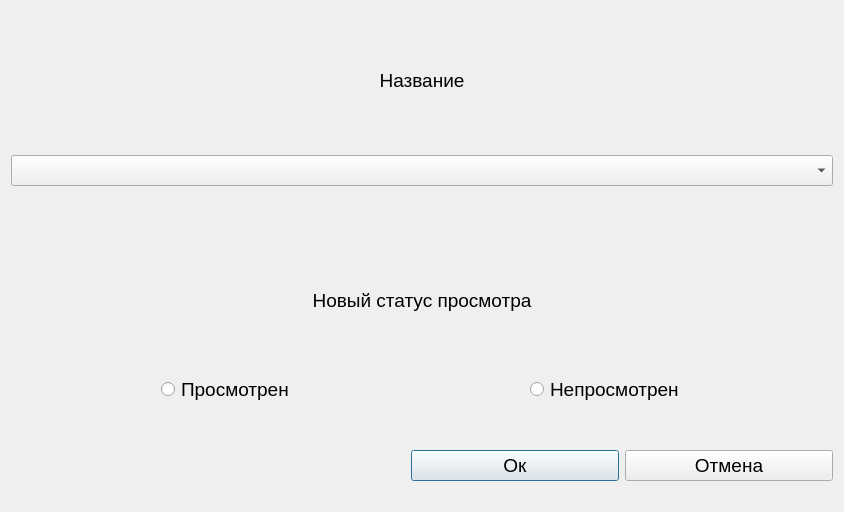
<?xml version="1.0" encoding="UTF-8"?>
<ui version="4.0">
 <class>Dialog_change1</class>
 <widget class="QDialog" name="Dialog_change1">
  <property name="geometry">
   <rect>
    <x>0</x>
    <y>0</y>
    <width>844</width>
    <height>512</height>
   </rect>
  </property>
  <property name="windowTitle">
   <string>Dialog</string>
  </property>
  <layout class="QVBoxLayout" name="verticalLayout">
   <item>
    <widget class="QLabel" name="label">
     <property name="font">
      <font>
       <pointsize>14</pointsize>
      </font>
     </property>
     <property name="text">
      <string>Название</string>
     </property>
     <property name="alignment">
      <set>Qt::AlignCenter</set>
     </property>
    </widget>
   </item>
   <item>
    <widget class="QComboBox" name="Dia_name">
     <property name="enabled">
      <bool>true</bool>
     </property>
     <property name="font">
      <font>
       <pointsize>14</pointsize>
      </font>
     </property>
    </widget>
   </item>
   <item>
    <spacer name="verticalSpacer">
     <property name="orientation">
      <enum>Qt::Vertical</enum>
     </property>
     <property name="sizeType">
      <enum>QSizePolicy::Fixed</enum>
     </property>
     <property name="sizeHint" stdset="0">
      <size>
       <width>20</width>
       <height>40</height>
      </size>
     </property>
    </spacer>
   </item>
   <item>
    <widget class="QLabel" name="label_2">
     <property name="font">
      <font>
       <pointsize>14</pointsize>
      </font>
     </property>
     <property name="text">
      <string>Новый статус просмотра</string>
     </property>
     <property name="alignment">
      <set>Qt::AlignCenter</set>
     </property>
    </widget>
   </item>
   <item>
    <layout class="QHBoxLayout" name="horizontalLayout">
     <item>
      <spacer name="horizontalSpacer_2">
       <property name="orientation">
        <enum>Qt::Horizontal</enum>
       </property>
       <property name="sizeType">
        <enum>QSizePolicy::Fixed</enum>
       </property>
       <property name="sizeHint" stdset="0">
        <size>
         <width>150</width>
         <height>20</height>
        </size>
       </property>
      </spacer>
     </item>
     <item>
      <widget class="QRadioButton" name="Dia_w">
       <property name="font">
        <font>
         <pointsize>14</pointsize>
        </font>
       </property>
       <property name="layoutDirection">
        <enum>Qt::LeftToRight</enum>
       </property>
       <property name="text">
        <string>Просмотрен</string>
       </property>
      </widget>
     </item>
     <item>
      <spacer name="horizontalSpacer_4">
       <property name="orientation">
        <enum>Qt::Horizontal</enum>
       </property>
       <property name="sizeType">
        <enum>QSizePolicy::Fixed</enum>
       </property>
       <property name="sizeHint" stdset="0">
        <size>
         <width>100</width>
         <height>20</height>
        </size>
       </property>
      </spacer>
     </item>
     <item>
      <widget class="QRadioButton" name="Dia_unw">
       <property name="font">
        <font>
         <pointsize>14</pointsize>
        </font>
       </property>
       <property name="text">
        <string>Непросмотрен</string>
       </property>
      </widget>
     </item>
     <item>
      <spacer name="horizontalSpacer_3">
       <property name="orientation">
        <enum>Qt::Horizontal</enum>
       </property>
       <property name="sizeType">
        <enum>QSizePolicy::Fixed</enum>
       </property>
       <property name="sizeHint" stdset="0">
        <size>
         <width>40</width>
         <height>20</height>
        </size>
       </property>
      </spacer>
     </item>
    </layout>
   </item>
   <item>
    <spacer name="verticalSpacer_2">
     <property name="orientation">
      <enum>Qt::Vertical</enum>
     </property>
     <property name="sizeType">
      <enum>QSizePolicy::Fixed</enum>
     </property>
     <property name="sizeHint" stdset="0">
      <size>
       <width>20</width>
       <height>40</height>
      </size>
     </property>
    </spacer>
   </item>
   <item>
    <layout class="QGridLayout" name="gridLayout">
     <item row="1" column="1">
      <widget class="QPushButton" name="Dia_ok">
       <property name="font">
        <font>
         <pointsize>14</pointsize>
        </font>
       </property>
       <property name="text">
        <string>Ок</string>
       </property>
      </widget>
     </item>
     <item row="1" column="2">
      <widget class="QPushButton" name="Dia_cancel">
       <property name="font">
        <font>
         <pointsize>14</pointsize>
        </font>
       </property>
       <property name="text">
        <string>Отмена</string>
       </property>
      </widget>
     </item>
     <item row="1" column="0">
      <spacer name="horizontalSpacer">
       <property name="orientation">
        <enum>Qt::Horizontal</enum>
       </property>
       <property name="sizeType">
        <enum>QSizePolicy::Fixed</enum>
       </property>
       <property name="sizeHint" stdset="0">
        <size>
         <width>400</width>
         <height>20</height>
        </size>
       </property>
      </spacer>
     </item>
    </layout>
   </item>
   <item>
    <spacer name="verticalSpacer_3">
     <property name="orientation">
      <enum>Qt::Vertical</enum>
     </property>
     <property name="sizeType">
      <enum>QSizePolicy::Fixed</enum>
     </property>
     <property name="sizeHint" stdset="0">
      <size>
       <width>20</width>
       <height>20</height>
      </size>
     </property>
    </spacer>
   </item>
  </layout>
 </widget>
 <resources/>
 <connections/>
</ui>
